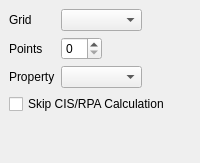
       <widget class="QWidget" name="AdvancedPlots" >
        <layout class="QVBoxLayout" >
         <property name="margin" >
          <number>9</number>
         </property>
         <property name="spacing" >
          <number>6</number>
         </property>
         <item>
          <layout class="QGridLayout" >
           <property name="margin" >
            <number>0</number>
           </property>
           <property name="spacing" >
            <number>6</number>
           </property>
           <item row="1" column="1" >
            <layout class="QGridLayout" >
             <property name="margin" >
              <number>0</number>
             </property>
             <property name="spacing" >
              <number>6</number>
             </property>
             <item row="0" column="0" >
              <widget class="QSpinBox" name="qui_plots_points" />
             </item>
             <item row="0" column="1" >
              <spacer>
               <property name="orientation" >
                <enum>Qt::Horizontal</enum>
               </property>
               <property name="sizeHint" >
                <size>
                 <width>40</width>
                 <height>20</height>
                </size>
               </property>
              </spacer>
             </item>
            </layout>
           </item>
           <item row="2" column="0" >
            <widget class="QLabel" name="label_147" >
             <property name="text" >
              <string>Property</string>
             </property>
            </widget>
           </item>
           <item row="0" column="1" >
            <widget class="QComboBox" name="plots_grid" />
           </item>
           <item row="2" column="1" >
            <widget class="QComboBox" name="plots_property" />
           </item>
           <item row="1" column="0" >
            <widget class="QLabel" name="label_149" >
             <property name="text" >
              <string>Points</string>
             </property>
            </widget>
           </item>
           <item row="0" column="0" >
            <widget class="QLabel" name="label_148" >
             <property name="text" >
              <string>Grid</string>
             </property>
            </widget>
           </item>
           <item row="0" column="2" >
            <spacer>
             <property name="orientation" >
              <enum>Qt::Horizontal</enum>
             </property>
             <property name="sizeHint" >
              <size>
               <width>40</width>
               <height>20</height>
              </size>
             </property>
            </spacer>
           </item>
          </layout>
         </item>
         <item>
          <widget class="QCheckBox" name="skip_cis_rpa" >
           <property name="text" >
            <string>Skip CIS/RPA Calculation</string>
           </property>
          </widget>
         </item>
         <item>
          <spacer>
           <property name="orientation" >
            <enum>Qt::Vertical</enum>
           </property>
           <property name="sizeHint" >
            <size>
             <width>20</width>
             <height>40</height>
            </size>
           </property>
          </spacer>
         </item>
        </layout>
       </widget>
